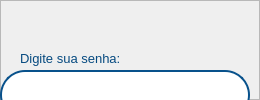
                <widget class="QWidget" name="senha">
                 <layout class="QHBoxLayout" name="horizontalLayout_21">
                  <property name="spacing">
                   <number>0</number>
                  </property>
                  <property name="leftMargin">
                   <number>0</number>
                  </property>
                  <property name="topMargin">
                   <number>0</number>
                  </property>
                  <property name="rightMargin">
                   <number>0</number>
                  </property>
                  <property name="bottomMargin">
                   <number>0</number>
                  </property>
                  <item>
                   <widget class="QFrame" name="frame_57">
                    <property name="minimumSize">
                     <size>
                      <width>260</width>
                      <height>0</height>
                     </size>
                    </property>
                    <property name="frameShape">
                     <enum>QFrame::StyledPanel</enum>
                    </property>
                    <property name="frameShadow">
                     <enum>QFrame::Raised</enum>
                    </property>
                    <widget class="QPushButton" name="btn_entrar_inicio">
                     <property name="geometry">
                      <rect>
                       <x>50</x>
                       <y>180</y>
                       <width>164</width>
                       <height>43</height>
                      </rect>
                     </property>
                     <property name="font">
                      <font>
                       <pointsize>18</pointsize>
                      </font>
                     </property>
                     <property name="styleSheet">
                      <string notr="true">background:#064A80;border-radius:21px; border: 4px solid#08518B;
color:#EEEEEE</string>
                     </property>
                     <property name="text">
                      <string>Entrar</string>
                     </property>
                    </widget>
                    <widget class="QLabel" name="label_senha_inicio">
                     <property name="geometry">
                      <rect>
                       <x>20</x>
                       <y>50</y>
                       <width>101</width>
                       <height>16</height>
                      </rect>
                     </property>
                     <property name="font">
                      <font>
                       <pointsize>10</pointsize>
                       <italic>false</italic>
                       <bold>false</bold>
                      </font>
                     </property>
                     <property name="styleSheet">
                      <string notr="true">font:&quot;Aldrich&quot;;color:#064A80; </string>
                     </property>
                     <property name="text">
                      <string>Digite sua senha: </string>
                     </property>
                    </widget>
                    <widget class="QLabel" name="label_esqueci_senha">
                     <property name="geometry">
                      <rect>
                       <x>140</x>
                       <y>120</y>
                       <width>111</width>
                       <height>20</height>
                      </rect>
                     </property>
                     <property name="font">
                      <font>
                       <pointsize>8</pointsize>
                       <italic>false</italic>
                       <bold>false</bold>
                       <underline>true</underline>
                      </font>
                     </property>
                     <property name="styleSheet">
                      <string notr="true">font:&quot;Aldrich&quot;;
text-decoration: underline;
color: rgb(6, 74, 128);</string>
                     </property>
                     <property name="text">
                      <string>Esqueci minha senha</string>
                     </property>
                    </widget>
                    <widget class="QLineEdit" name="lineEdit_senha_inicio">
                     <property name="geometry">
                      <rect>
                       <x>0</x>
                       <y>70</y>
                       <width>250</width>
                       <height>50</height>
                      </rect>
                     </property>
                     <property name="font">
                      <font>
                       <pointsize>10</pointsize>
                       <italic>false</italic>
                       <bold>false</bold>
                       <kerning>false</kerning>
                      </font>
                     </property>
                     <property name="styleSheet">
                      <string notr="true">font:&quot;Aldrich&quot;;color:#064A80; 
border-radius: 25px; border: 2px solid #08518B; background-color: #fff;
padding: 13px;</string>
                     </property>
                     <property name="text">
                      <string/>
                     </property>
                     <property name="echoMode">
                      <enum>QLineEdit::Password</enum>
                     </property>
                    </widget>
                   </widget>
                  </item>
                 </layout>
                </widget>
